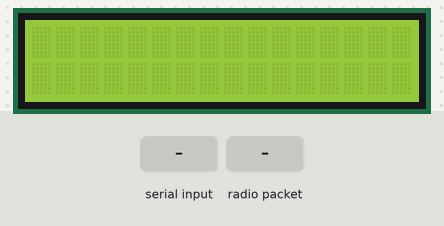
Simulated run of this sketch. Board: Arduino Uno, built with avr-gcc and run on an emulated ATmega328P. Parts: 16×2 character LCD. The inputs (shaded band) are chosen by the test bench. No radio packets arrive unless stated; what the sketch prints to the serial monitor is not drawn.

Above: at 1.2 s.
1.3 s: "90|45\n" received over Serial
At 3.3 s:
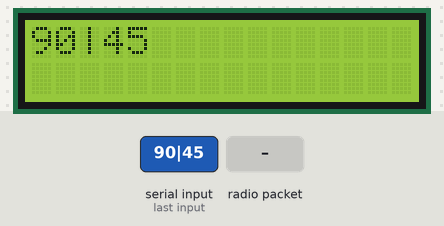
3.8 s: "5\n" received over Serial
At 6.0 s:
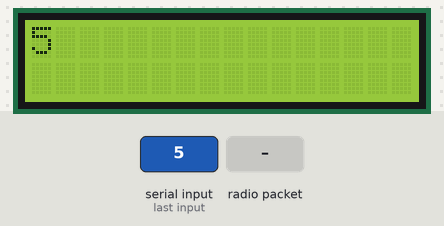
6.3 s: radio packet "1" arrives
At 7.4 s:
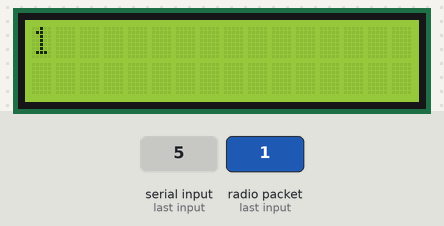
Timing chart, 0 to 9.3 s (numbered marks = the images above; inputs shaded):
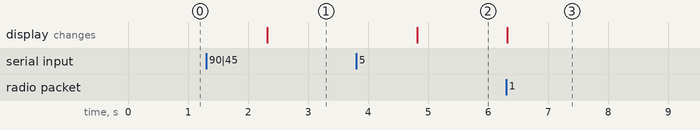

The sketch:

DisplayCube.ino
```cpp
//*  VCC - > 5 V
//*  GND - GND
//*  SCL -> A5
//*  SDA -> A4

#include <SPI.h>
#include "RF24.h"
#include <EEPROM.h>
#include <Wire.h>   // standardowa biblioteka Arduino
#include <LiquidCrystal_I2C.h> // dolaczenie pobranej biblioteki I2C dla LCD

LiquidCrystal_I2C lcd(0x27, 2, 1, 0, 4, 5, 6, 7, 3, POSITIVE);  // Ustawienie adresu ukladu na 0x27

int PAYLOAD_SIZE = 30;
String CUBE_ADDRESS = "";
byte CUBE_ADDRESS_BYTES[6] = "";
RF24 radio(9, 10);

void getCubeAddress() {
	CUBE_ADDRESS = "00000";
	CUBE_ADDRESS.getBytes(CUBE_ADDRESS_BYTES, 6);
}

void setup() {
	Serial.begin(115200);
	//Serial.println(F("HARIS/CUBE/DISPLAY"));
  getCubeAddress();
	radio.begin();
	radio.setPALevel(RF24_PA_HIGH);
	radio.openReadingPipe(1, CUBE_ADDRESS_BYTES);
	radio.startListening();
  lcd.begin(16,2);
}

void loop() {
	char raw_message[30];
	if (radio.available()) {
		while (radio.available()) {
			radio.read(&raw_message, 30);
		}
		String message(raw_message);
    decodeMessage(message);
		Serial.println(raw_message);
	}
  if (Serial.available())
  {
    String serialMsg = Serial.readString();
    decodeMessage(serialMsg);
    //Serial.println("Recived:"+serialMsg);
  }
}

void clearLine(int line){
   lcd.setCursor(0,line);
   lcd.print("                ");
}

void sendViaRF(String message){
  radio.stopListening();
  char charArray[30];
  message.toCharArray(charArray, 30);
  if (!radio.write( &charArray, 30 )){
    //Serial.println("failed send "+ message);
  }
  radio.startListening();
}

void decodeMessage(String message){
  String action = getValue(message, '|', 1);
  if(action == "1"){
    String row = getValue(message, '|', 2);
    String content = getValue(message, '|', 3);
    setDisplay(row, content);
    //Serial.println("Action: Set Display");
    //Serial.println("Row: " + row);
    //Serial.println("Content: " + content);
  }
  else if(action == "2"){
    String newState = getValue(message, '|', 2);
    setBacklight(newState);
    //Serial.println("Action: Backlight");
    //sendViaRF("OK");
  }
  else{
    setDisplay("0", message);
    //sendViaRF("ERROR");
    //Serial.println("Action: Error action");
  }
}

void setBacklight(String newState){
  if(newState == "0"){
    lcd.noBacklight();
  }
  else if(newState == "1"){
    lcd.backlight();
  }
  else{
    //sendViaRF("ERROR");
  }
}

void setDisplay(String row, String content){
   int rowInt = row.toInt();
   clearLine(rowInt);
   lcd.setCursor(0,rowInt);
   lcd.print(content);
}

String getValue(String data, char separator, int index)
{
  int found = 0;
  int strIndex[] = {0, -1};
  int maxIndex = data.length()-1;

  for(int i=0; i<=maxIndex && found<=index; i++){
    if(data.charAt(i)==separator || i==maxIndex){
        found++;
        strIndex[0] = strIndex[1]+1;
        strIndex[1] = (i == maxIndex) ? i+1 : i;
    }
  }

  return found>index ? data.substring(strIndex[0], strIndex[1]) : "";
}

String messageConstructor(String content){
  String separator = "|";
  String message = CUBE_ADDRESS + separator + content;

  return message;
}
```

Measured:
- after the input at 1.3 s, the display: changes after 1.0 s (image 1)
- after the input at 3.8 s, the display: changes after 1.0 s (image 2)
- after the input at 6.3 s, the display: changes at once (image 3)
